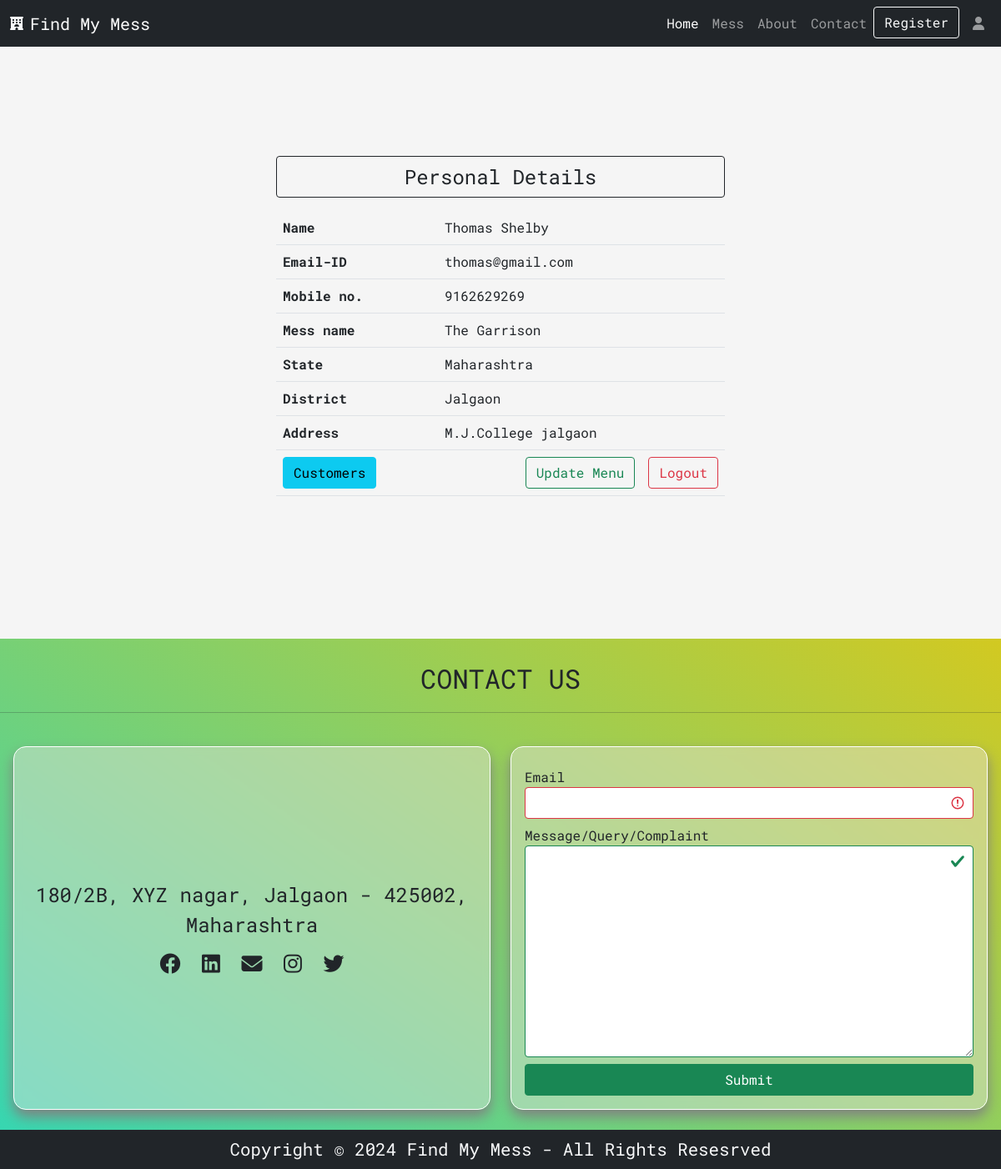
Page /profile/ (signed in) on the committed database.
### App/models.py (models this page shows, shortened)
class MessOwner(models.Model):
    user = models.OneToOneField(User, on_delete=models.CASCADE)
    mess = models.CharField(max_length=50)
    contact = models.CharField(max_length=15)
    state = models.CharField(max_length=50)
    district = models.CharField(max_length=50)
    address = models.TextField()

### App/views.py (the view, shortened to what this page needs)
# urls.py: path('profile/', views.profile, name='profile'),
@login_required(login_url='loginUser')
@cache_control(no_store=True, must_revalidade=True, no_cache=True)
def profile(request):
    logged_user = MessOwner.objects.get(user=request.user)
    context = {}
    context['owner'] = logged_user
    mess_menu = MessMenu.objects.get(user=logged_user)
    context['menu'] = mess_menu
    return render(request, 'profile.html', context)

### App/templates/profile.html (shortened to what this page needs)
{% extends 'base.html' %}
{% block page-data %}
<div class="container profile-container">
    <div class="row d-flex justify-content-center align-items-center">
        <div class="col-lg-6 col-md-8 col-10 p-3">
            <div class="info-div">
                <table class="table  table-hover table-boredered">
                    <div class="d-grid mb-3"><button class="btn btn-outline-dark fs-4" style="cursor:alias;">Personal Details</button></div>
                    <tr>
                        <td><b>Name</b></td>
                        <td>{{ user.first_name }} {{ user.last_name }}</td>
                    </tr>
                    <tr>
                        <td><b>Email-ID</b></td>
                        <td>{{ user.email }}</td>
                    </tr>
                    <tr>
                        <td><b>Mobile no.</b></td>
                        <td>{{ owner.contact }}</td>
                    </tr>
                    <tr>
                        <td><b>Mess name</b></td>
                        <td>{{ owner.mess }}</td>
                    </tr>
                    <tr>
                        <td><b>State</b></td>
                        <td>{{ owner.state }}</td>
                    </tr>
                    <tr>
                        <td><b>District</b></td>
                        <td>{{ owner.district }}</td>
                    </tr>
                    <tr>
                        <td><b>Address</b></td>
                        <td>{{ owner.address }}</td>
                    </tr>
                    <tr>
                        <td colspan="2">
                            <a href="#" class="btn btn-outline-danger float-end ms-3" data-bs-toggle="modal" data-bs-target="#logoutModal">Logout</a>
                            <a href="#" class="btn btn-outline-success float-end" data-bs-toggle="modal" data-bs-target="#updateMenu">Update Menu</a>
                            <a href="/customers/{{user.id}}" class="btn btn-info">Customers</a>
                        </td>
                    </tr>
                </table>
            </div>
        </div>
    </div>
</div>
{% endblock %}

### App/static/css/style.css (style rules this page uses)
* { padding: 0; margin: 0; box-sizing: border-box; text-decoration: none; font-family: 'Roboto Mono', monospace; }
body { background-color: whitesmoke; }
.profile-container { height: 85.7vh; }
.profile-container .row { height: 100%; }

### rows in the picture
MessOwner: contact "9162629269", mess "The Garrison", state "Maharashtra", district "Jalgaon", address "M.J.College jalgaon"

### other values in the picture
{{ user.first_name }} "Thomas"
{{ user.last_name }} "Shelby"
{{ user.email }} "thomas@gmail.com"
